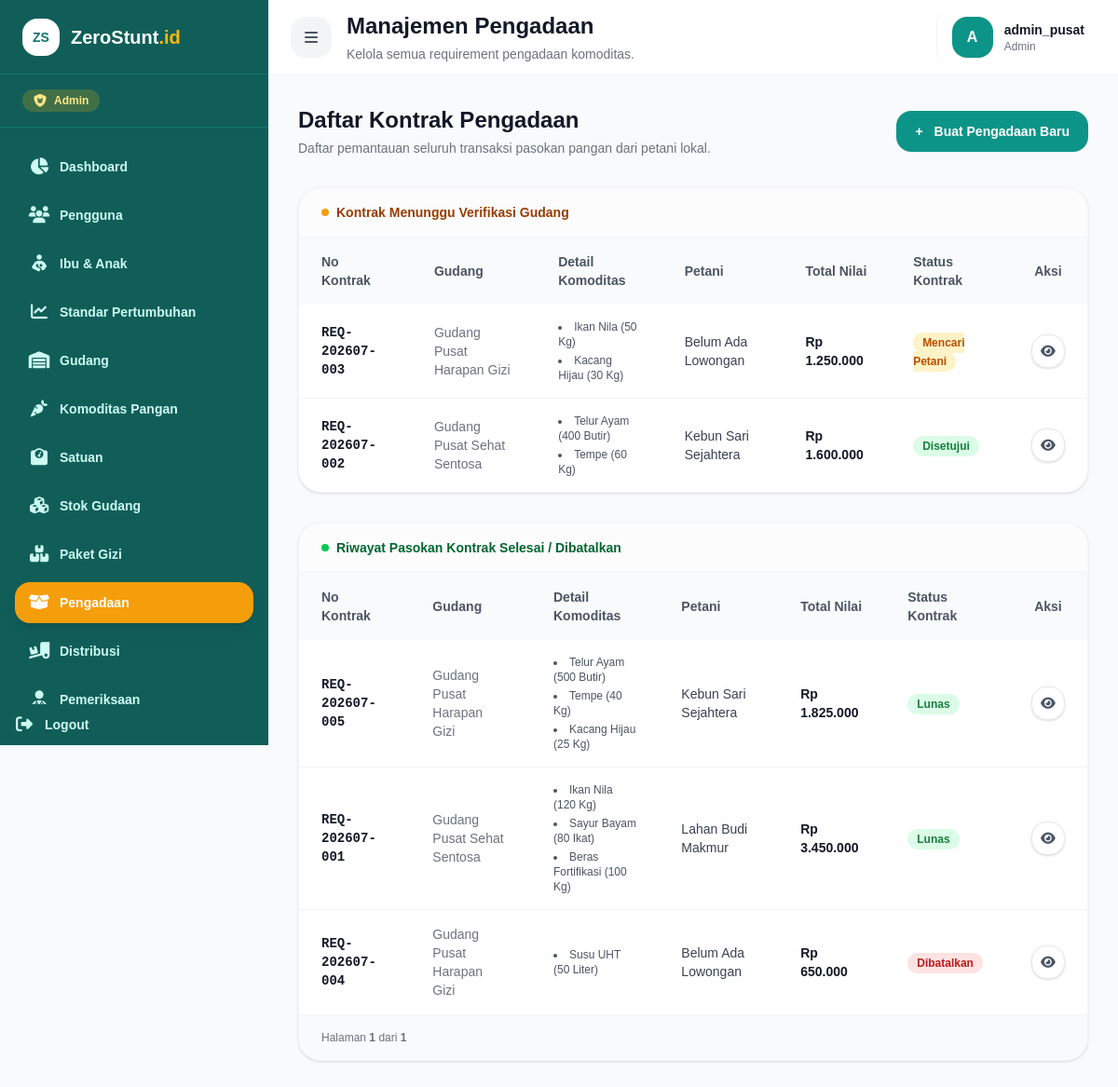
The app's page /transaksi/pengadaan (signed in) with its own data.
### tables this page shows
CREATE TABLE `t_pengadaan` (
  `id_pengadaan` int NOT NULL,
  `id_petani` int DEFAULT NULL,
  `id_gudang` int NOT NULL,
  `no_kontrak` varchar(30) NOT NULL,
  `tgl_pengadaan` date NOT NULL,
  `total_bayar` decimal(12,2) NOT NULL DEFAULT '0.00',
  `status_bayar` enum('Pending','Lunas') NOT NULL DEFAULT 'Pending',
  `status_kontrak` enum('Mencari Petani','Disetujui','Dibatalkan') NOT NULL DEFAULT 'Mencari Petani',
  `keterangan` text,
  `tgl_created` timestamp NULL DEFAULT CURRENT_TIMESTAMP,
  `tgl_updated` timestamp NULL DEFAULT CURRENT_TIMESTAMP ON UPDATE CURRENT_TIMESTAMP
);

CREATE TABLE `gudang` (
  `id_gudang` int NOT NULL,
  `nama_gudang` varchar(100) NOT NULL,
  `lokasi_gudang` text,
  `jenis_gudang` enum('Pusat','Posyandu') NOT NULL,
  `alamat_lengkap` text,
  `nama_pengelola` varchar(100) DEFAULT NULL,
  `tgl_created` timestamp NULL DEFAULT CURRENT_TIMESTAMP,
  `is_deleted` tinyint(1) NOT NULL DEFAULT '0'
);

CREATE TABLE `t_pengadaan_detail` (
  `id_pengadaan_detail` int NOT NULL,
  `id_pengadaan` int NOT NULL,
  `id_komoditas` int NOT NULL,
  `jumlah` decimal(10,2) NOT NULL,
  `harga_satuan` decimal(10,2) NOT NULL DEFAULT '0.00',
  `subtotal` decimal(12,2) GENERATED ALWAYS AS ((`jumlah` * `harga_satuan`)) STORED
);

CREATE TABLE `komoditas_pangan` (
  `id_komoditas` int NOT NULL,
  `nama_komoditas` varchar(100) NOT NULL,
  `kategori_gizi` varchar(50) DEFAULT NULL,
  `id_satuan` int NOT NULL,
  `deskripsi` text,
  `tgl_created` timestamp NULL DEFAULT CURRENT_TIMESTAMP,
  `is_deleted` tinyint(1) NOT NULL DEFAULT '0'
);

CREATE TABLE `satuan` (
  `id_satuan` int NOT NULL,
  `nama_satuan` varchar(50) NOT NULL,
  `singkat` varchar(10) NOT NULL,
  `tgl_created` timestamp NULL DEFAULT CURRENT_TIMESTAMP,
  `is_deleted` tinyint(1) NOT NULL DEFAULT '0'
);

CREATE TABLE `petani_lokal` (
  `id_petani` int NOT NULL,
  `id_user` int DEFAULT NULL,
  `nama_lahan` varchar(100) NOT NULL,
  `alamat_lahan` text,
  `luas_lahan` decimal(10,2) DEFAULT NULL,
  `satuan_luas` enum('m2','ha') NOT NULL DEFAULT 'ha',
  `jenis_usaha` varchar(100) DEFAULT NULL,
  `status_lahan` enum('Aktif','Nonaktif') NOT NULL DEFAULT 'Aktif',
  `no_rekening` varchar(30) DEFAULT NULL,
  `kapasitas_panen_bulan` decimal(10,2) DEFAULT NULL,
  `deskripsi_lahan` text,
  `tgl_created` timestamp NULL DEFAULT CURRENT_TIMESTAMP,
  `tgl_updated` timestamp NULL DEFAULT CURRENT_TIMESTAMP ON UPDATE CURRENT_TIMESTAMP,
  `deleted_at` datetime DEFAULT NULL
);

### views/transaksi/pengadaan/pengadaan.php (the view, shortened to what the rows shown need)
<?php
$data = $data ?? [];
$role = $_SESSION['role'] ?? '';
$isAdmin = defined('ROLE_ADMIN') ? $role === ROLE_ADMIN : strtolower($role) === 'admin';
$all_pengadaan = $data['all_pengadaan'] ?? [];
$kontrak_pending = [];
$kontrak_lunas = [];
foreach ($all_pengadaan as $p) {
    $statusBayar = $p['status_bayar'] ?? '';
    $statusKontrak = $p['status_kontrak'] ?? '';
    if ($statusKontrak === 'Dibatalkan' || $statusBayar === 'Lunas') {
        $kontrak_lunas[] = $p;
    } else {
        $kontrak_pending[] = $p;
    }
}
usort($kontrak_lunas, function ($a, $b) {
    $aDibatalkan = ($a['status_kontrak'] ?? '') === 'Dibatalkan';
    $bDibatalkan = ($b['status_kontrak'] ?? '') === 'Dibatalkan';
    if ($aDibatalkan !== $bDibatalkan) {
        return $aDibatalkan <=> $bDibatalkan;
    }
    return ((int) ($b['id_pengadaan'] ?? 0)) <=> ((int) ($a['id_pengadaan'] ?? 0));
});
$renderAdminPengadaanTable = function ($daftar_kontrak) use ($data, $kontrak_lunas) {
?>
    <div class="overflow-x-auto">
        <table class="w-full text-sm">
            <thead class="bg-gray-50">
                <tr>
                    <th class="px-6 py-4 text-left font-bold text-gray-600">No Kontrak</th>
                    <th class="px-6 py-4 text-left font-bold text-gray-600">Gudang</th>
                    <th class="px-6 py-4 text-left font-bold text-gray-600">Detail Komoditas</th>
                    <th class="px-6 py-4 text-left font-bold text-gray-600">Petani</th>
                    <th class="px-6 py-4 text-left font-bold text-gray-600">Total Nilai</th>
                    <th class="px-6 py-4 text-left font-bold text-gray-600">Status Kontrak</th>
                    <th class="px-6 py-4 text-center font-bold text-gray-600">Aksi</th>
                </tr>
            </thead>
            <tbody class="divide-y divide-gray-100">
                <?php foreach ($daftar_kontrak as $p): ?>
                    <tr class="hover:bg-gray-50">
                        <td class="px-6 py-4 font-mono font-bold text-gray-900">
                            <?= htmlspecialchars($p['no_kontrak'] ?? '') ?>
                        </td>
                        <td class="px-6 py-4 text-gray-500">
                            <?= htmlspecialchars($p['nama_gudang'] ?? '') ?>
                        </td>
                        <td class="px-6 py-4">
                            <ul class="list-disc list-inside text-xs text-gray-600 space-y-1">
                                <?php
                                $hitungTotalNilaiAdmin = 0;
                                foreach (($p['details'] ?? []) as $det):
                                    $qty = (float) ($det['jumlah'] ?? 0);
                                    $harga = (float) ($det['harga_satuan'] ?? 0);
                                    $hitungTotalNilaiAdmin += ($qty * $harga);
                                ?>
                                    <li>
                                        <?= htmlspecialchars($det['nama_komoditas'] ?? '') ?>
                                        (<?= number_format($qty, 0, ',', '.') ?> <?= htmlspecialchars($det['satuan'] ?? 'Kg') ?>)
                                    </li>
                                <?php endforeach; ?>
                            </ul>
                        </td>
                        <td class="px-6 py-4 text-gray-700">
                            <?= htmlspecialchars($p['nama_petani_label'] ?? $p['nama_petani'] ?? 'Belum Ada (Lowongan)') ?>
                        </td>
                        <td class="px-6 py-4 font-bold text-gray-900">
                            Rp <?= number_format($hitungTotalNilaiAdmin, 0, ',', '.') ?>
                        </td>
                        <td class="px-6 py-4">
                            <?php
                            $statusBayar = $p['status_bayar'] ?? '';
                            $statusKontrak = $p['status_kontrak'] ?? '';
                            ?>
                            <?php if ($statusKontrak === 'Dibatalkan'): ?>
                                <span class="px-2.5 py-1 text-xs font-bold rounded-full bg-red-100 text-red-700">
                                    Dibatalkan
                                </span>
                            <?php elseif ($statusBayar === 'Lunas'): ?>
                                <span class="px-2.5 py-1 text-xs font-bold rounded-full bg-green-100 text-green-700">
                                    Lunas
                                </span>
                            <?php else: ?>
                                <span class="px-2.5 py-1 text-xs font-bold rounded-full <?= $statusKontrak === 'Disetujui' ? 'bg-green-100 text-green-700' : 'bg-amber-100 text-amber-700' ?>">
                                    <?= htmlspecialchars($statusKontrak ?: '-'); ?>
                                </span>
                            <?php endif; ?>
                        </td>
                        <td class="px-6 py-4 text-center">
                            <a href="/transaksi/pengadaan/detail?id=<?= $p['id_pengadaan'] ?>" class="inline-flex h-9 w-9 items-center justify-center rounded-xl border border-gray-200 bg-white text-gray-600 transition hover:bg-teal-50 hover:text-teal-600 hover:border-teal-200 shadow-sm" title="Lihat Detail">
                                <i class="fa-solid fa-eye text-sm"></i>
                            </a>
                        </td>
                    </tr>
                <?php endforeach; ?>
            </tbody>
        </table>
    </div>
<?php
};
?>
<div class="space-y-8">
    <?php if ($isAdmin): ?>
        <div class="flex flex-col gap-4 sm:flex-row sm:items-center sm:justify-between">
            <div>
                <h2 class="text-2xl font-extrabold text-gray-900">Daftar Kontrak Pengadaan</h2>
            </div>
        </div>
        <div class="overflow-hidden rounded-3xl border border-gray-100 bg-white shadow-sm">
            <?php $renderAdminPengadaanTable($kontrak_pending); ?>
        </div>
        <div class="overflow-hidden rounded-3xl border border-gray-100 bg-white shadow-sm mt-8">
            <?php $renderAdminPengadaanTable($kontrak_lunas); ?>
        </div>
    <?php endif; ?>
</div>
<?php
require '../views/layouts/dashboard.php';
?>

### records on screen
t_pengadaan: no_kontrak "REQ-202607-003", id_gudang.nama_gudang "Gudang Pusat Harapan Gizi", nama_petani_label "Belum Ada Lowongan", hitungTotalNilaiAdmin "1.250.000", status_kontrak "Mencari Petani"
t_pengadaan_detail: id_komoditas.nama_komoditas "Ikan Nila", jumlah "50", satuan.singkat "Kg"
t_pengadaan_detail: id_komoditas.nama_komoditas "Kacang Hijau", jumlah "30", satuan.singkat "Kg"
t_pengadaan: no_kontrak "REQ-202607-002", id_gudang.nama_gudang "Gudang Pusat Sehat Sentosa", id_petani.nama_lahan "Kebun Sari Sejahtera", hitungTotalNilaiAdmin "1.600.000", status_kontrak "Disetujui"
t_pengadaan_detail: id_komoditas.nama_komoditas "Telur Ayam", jumlah "400", satuan.singkat "Butir"
t_pengadaan_detail: id_komoditas.nama_komoditas "Tempe", jumlah "60", satuan.singkat "Kg"
t_pengadaan: no_kontrak "REQ-202607-005", id_gudang.nama_gudang "Gudang Pusat Harapan Gizi", id_petani.nama_lahan "Kebun Sari Sejahtera", hitungTotalNilaiAdmin "1.825.000", status_kontrak "Lunas"
t_pengadaan_detail: id_komoditas.nama_komoditas "Telur Ayam", jumlah "500", satuan.singkat "Butir"
t_pengadaan_detail: id_komoditas.nama_komoditas "Tempe", jumlah "40", satuan.singkat "Kg"
t_pengadaan_detail: id_komoditas.nama_komoditas "Kacang Hijau", jumlah "25", satuan.singkat "Kg"
t_pengadaan: no_kontrak "REQ-202607-001", id_gudang.nama_gudang "Gudang Pusat Sehat Sentosa", id_petani.nama_lahan "Lahan Budi Makmur", hitungTotalNilaiAdmin "3.450.000", status_kontrak "Lunas"
t_pengadaan_detail: id_komoditas.nama_komoditas "Ikan Nila", jumlah "120", satuan.singkat "Kg"
t_pengadaan_detail: id_komoditas.nama_komoditas "Sayur Bayam", jumlah "80", satuan.singkat "Ikat"
t_pengadaan_detail: id_komoditas.nama_komoditas "Beras Fortifikasi", jumlah "100", satuan.singkat "Kg"
t_pengadaan: no_kontrak "REQ-202607-004", id_gudang.nama_gudang "Gudang Pusat Harapan Gizi", nama_petani_label "Belum Ada Lowongan", hitungTotalNilaiAdmin "650.000", status_kontrak "Dibatalkan"
t_pengadaan_detail: id_komoditas.nama_komoditas "Susu UHT", jumlah "50", satuan.singkat "Liter"

### other values on screen
$role "Admin"
$menu['label'] "Dashboard"
$menu['label'] "Pengguna"
$menu['label'] "Ibu & Anak"
$menu['label'] "Standar Pertumbuhan"
$menu['label'] "Gudang"
$menu['label'] "Komoditas Pangan"
$menu['label'] "Satuan"
$menu['label'] "Stok Gudang"
$menu['label'] "Paket Gizi"
$menu['label'] "Pengadaan"
$menu['label'] "Distribusi"
$menu['label'] "Pemeriksaan"
$pageTitle "Manajemen Pengadaan"
$pageSubtitle "Kelola semua requirement pengadaan komoditas."
